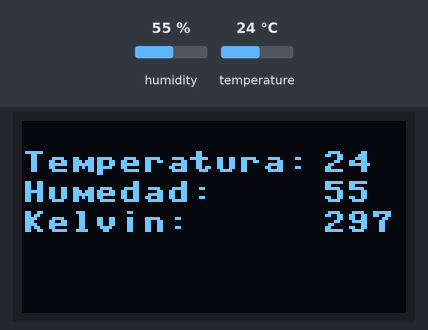
A program run on a simulated ESP32 board running MicroPython. Parts: 128×64 one-colour display. Inputs (shaded band) come from the test bench; at power-on: humidity 55 %, temperature 24 °C. Files the program writes start out absent; library files of the repository ran but are not shown: ssd1306.py; what the program prints to the serial console is not drawn.

Above: at 4.7 s.
4.8 s: humidity set to 22 %
At 7.1 s:
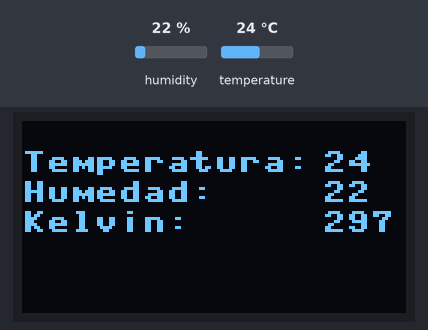
8.1 s: temperature set to 12 °C
At 10.0 s:
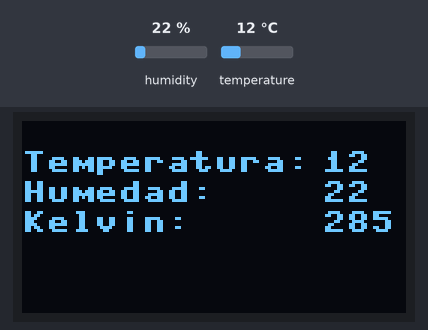
11.4 s: humidity set to 40 %
At 14.4 s:
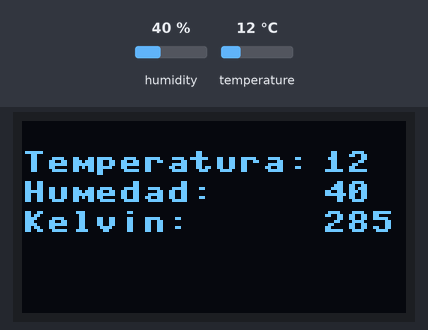
14.7 s: temperature set to 19 °C
At 16.2 s:
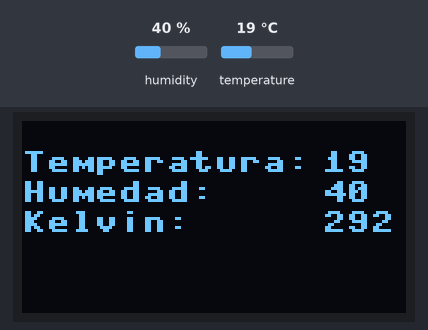
Timing chart, 0 to 17.7 s (numbered marks = the images above; inputs shaded):
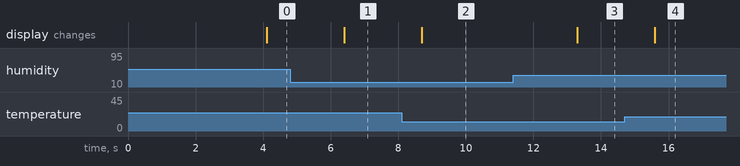

Measured:
- after the input at 4.8 s, the display: changes after 1.6 s (image 1)
- after the input at 8.1 s, the display: changes after 0.60 s (image 2)
- after the input at 11.4 s, the display: changes after 1.9 s (image 3)
- after the input at 14.7 s, the display: changes after 0.89 s (image 4)

The program:

totaldth11.py
```python
from machine import Pin, I2C
from ssd1306 import SSD1306_I2C
from dht import DHT11
from utime import sleep

sensorDHT = DHT11(Pin(15))
file = open("otro.csv", "w")

ancho = 128
alto = 64

i2c = I2C(0, scl=Pin(22), sda=Pin(21))
oled = SSD1306_I2C(ancho, alto, i2c)

print(i2c.scan())

oled.text('Welcome to the', 0, 0)
oled.text('Areandina', 0, 10)
oled.text('Control de Temperatura', 0, 20)
oled.show()
sleep(2)


while True:

    sleep(2)
    sensorDHT.measure()
    temp = sensorDHT.temperature()
    hum = sensorDHT.humidity()
    kelvin = temp + 273
    file.write(str("T={:02d} ºC, H={:02d} %  K= {:02d} k   ".format(temp, hum, kelvin) ))
    file.flush()
    oled.fill(0)
    oled.text("Temperatura:",0,10)
    oled.text(str(temp),100,10)
    oled.text("Humedad:",0,20)
    oled.text(str(hum),100,20)
    oled.text("Kelvin:",0,30)
    oled.text(str(kelvin),100,30)
    oled.show()

    print("T={:02d} ºC, H={:02d} %  K= {:02d} k".format(temp, hum, kelvin))
    sleep(0.25)
```
